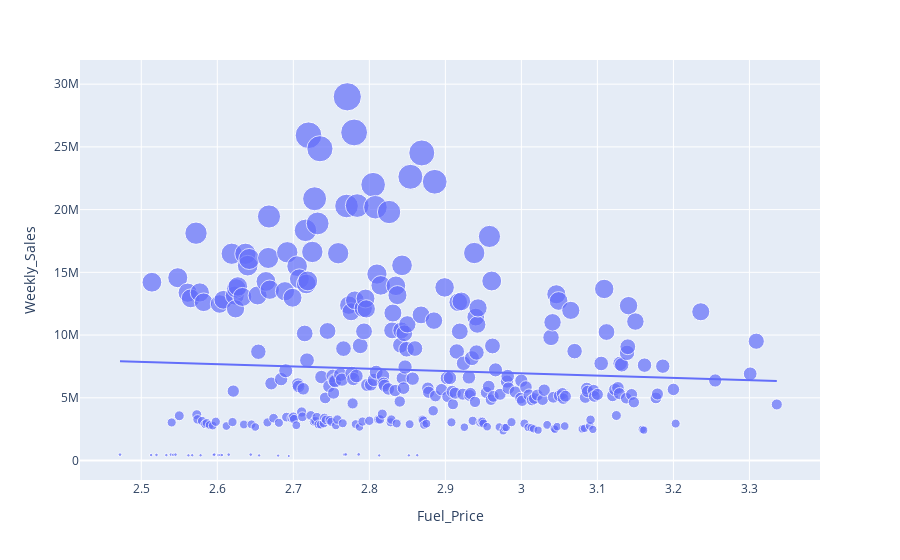

This figure's notebook cell:
### Markdown cell above
Is there a relation between Fuel_Price and Sales variables?

### Code cell
tmp = df.query('year==2010').groupby('Fuel_Price').agg(Weekly_Sales = ('Weekly_Sales', 'sum') ).reset_index()
fig = px.scatter(tmp, x='Fuel_Price', y="Weekly_Sales", size='Weekly_Sales', trendline="ols")# for variable in dependent_variables]
fig.show()

### Figure 1 — Plotly figure (JSON) as saved in the notebook; plotly's stock layout.template omitted (floating-point values rounded to 4 significant figures; data arrays with more than 128 entries replaced by an {"elided": "..."} marker saying what was removed)
{"data": [{"hovertemplate": "Fuel_Price=%{x}<br>Weekly_Sales=%{marker.size}<extra></extra>", "legendgroup": "", "marker": {"color": "#636efa", "size": {"elided": "316 float values"}, "sizemode": "area", "sizeref": 72480.0, "symbol": "circle"}, "mode": "markers", "name": "", "orientation": "v", "showlegend": false, "type": "scatter", "x": {"elided": "316 float values"}, "xaxis": "x", "y": {"elided": "316 float values"}, "yaxis": "y"}, {"hovertemplate": "<b>OLS trendline</b><br>Weekly_Sales = -1.81801e+06 * Fuel_Price + 1.24132e+07<br>R<sup>2</sup>=0.003524<br><br>Fuel_Price=%{x}<br>Weekly_Sales=%{y} <b>(trend)</b><extra></extra>", "legendgroup": "", "marker": {"color": "#636efa", "symbol": "circle"}, "mode": "lines", "name": "", "showlegend": false, "type": "scatter", "x": {"elided": "316 float values"}, "xaxis": "x", "y": {"elided": "316 float values"}, "yaxis": "y"}], "layout": {"legend": {"itemsizing": "constant", "tracegroupgap": 0}, "margin": {"t": 60}, "xaxis": {"anchor": "y", "domain": [0, 1], "title": {"text": "Fuel_Price"}}, "yaxis": {"anchor": "x", "domain": [0, 1], "title": {"text": "Weekly_Sales"}}}}
